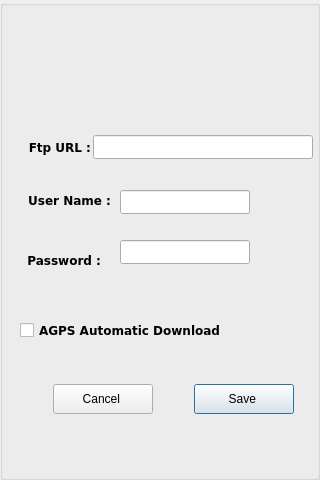
<?xml version="1.0" encoding="UTF-8"?>
<ui version="4.0">
 <class>GpsSettings</class>
 <widget class="QDialog" name="GpsSettings">
  <property name="geometry">
   <rect>
    <x>0</x>
    <y>0</y>
    <width>320</width>
    <height>480</height>
   </rect>
  </property>
  <property name="windowTitle">
   <string>Dialog</string>
  </property>
  <widget class="QGroupBox" name="groupBox">
   <property name="geometry">
    <rect>
     <x>0</x>
     <y>0</y>
     <width>320</width>
     <height>480</height>
    </rect>
   </property>
   <property name="autoFillBackground">
    <bool>true</bool>
   </property>
   <property name="title">
    <string/>
   </property>
   <widget class="QLabel" name="lblLatitude">
    <property name="geometry">
     <rect>
      <x>20</x>
      <y>137</y>
      <width>71</width>
      <height>20</height>
     </rect>
    </property>
    <property name="font">
     <font>
      <family>DejaVu Sans</family>
      <weight>75</weight>
      <bold>true</bold>
     </font>
    </property>
    <property name="text">
     <string>Ftp URL :</string>
    </property>
    <property name="alignment">
     <set>Qt::AlignRight|Qt::AlignTrailing|Qt::AlignVCenter</set>
    </property>
   </widget>
   <widget class="QLineEdit" name="lineEdit_ftp_url">
    <property name="geometry">
     <rect>
      <x>93</x>
      <y>135</y>
      <width>220</width>
      <height>24</height>
     </rect>
    </property>
   </widget>
   <widget class="QLabel" name="lblLatitude_2">
    <property name="geometry">
     <rect>
      <x>20</x>
      <y>190</y>
      <width>91</width>
      <height>20</height>
     </rect>
    </property>
    <property name="font">
     <font>
      <family>DejaVu Sans</family>
      <weight>75</weight>
      <bold>true</bold>
     </font>
    </property>
    <property name="text">
     <string>User Name :</string>
    </property>
    <property name="alignment">
     <set>Qt::AlignRight|Qt::AlignTrailing|Qt::AlignVCenter</set>
    </property>
   </widget>
   <widget class="QLabel" name="lblLatitude_3">
    <property name="geometry">
     <rect>
      <x>20</x>
      <y>250</y>
      <width>81</width>
      <height>20</height>
     </rect>
    </property>
    <property name="font">
     <font>
      <family>DejaVu Sans</family>
      <weight>75</weight>
      <bold>true</bold>
     </font>
    </property>
    <property name="text">
     <string>Password :</string>
    </property>
    <property name="alignment">
     <set>Qt::AlignRight|Qt::AlignTrailing|Qt::AlignVCenter</set>
    </property>
   </widget>
   <widget class="QLineEdit" name="lineEdit_userName">
    <property name="geometry">
     <rect>
      <x>120</x>
      <y>190</y>
      <width>130</width>
      <height>24</height>
     </rect>
    </property>
   </widget>
   <widget class="QLineEdit" name="lineEdit_password">
    <property name="geometry">
     <rect>
      <x>120</x>
      <y>240</y>
      <width>130</width>
      <height>24</height>
     </rect>
    </property>
   </widget>
   <widget class="QPushButton" name="pushButton_save">
    <property name="geometry">
     <rect>
      <x>194</x>
      <y>384</y>
      <width>100</width>
      <height>30</height>
     </rect>
    </property>
    <property name="text">
     <string>Save </string>
    </property>
    <property name="icon">
     <iconset resource="logo.qrc">
      <normaloff>:/icons-lib/screen/ok.png</normaloff>:/icons-lib/screen/ok.png</iconset>
    </property>
    <property name="iconSize">
     <size>
      <width>24</width>
      <height>24</height>
     </size>
    </property>
    <property name="autoDefault">
     <bool>true</bool>
    </property>
   </widget>
   <widget class="QPushButton" name="pushButton_cancel">
    <property name="geometry">
     <rect>
      <x>53</x>
      <y>384</y>
      <width>100</width>
      <height>30</height>
     </rect>
    </property>
    <property name="text">
     <string>Cancel </string>
    </property>
    <property name="icon">
     <iconset resource="logo.qrc">
      <normaloff>:/icons-lib/screen/cancel.png</normaloff>:/icons-lib/screen/cancel.png</iconset>
    </property>
    <property name="iconSize">
     <size>
      <width>24</width>
      <height>24</height>
     </size>
    </property>
    <property name="autoDefault">
     <bool>true</bool>
    </property>
   </widget>
   <widget class="QCheckBox" name="checkBox">
    <property name="geometry">
     <rect>
      <x>20</x>
      <y>320</y>
      <width>261</width>
      <height>20</height>
     </rect>
    </property>
    <property name="font">
     <font>
      <family>DejaVu Sans</family>
      <weight>75</weight>
      <bold>true</bold>
     </font>
    </property>
    <property name="text">
     <string>AGPS Automatic Download</string>
    </property>
   </widget>
  </widget>
 </widget>
 <tabstops>
  <tabstop>lineEdit_ftp_url</tabstop>
  <tabstop>lineEdit_userName</tabstop>
  <tabstop>lineEdit_password</tabstop>
  <tabstop>checkBox</tabstop>
  <tabstop>pushButton_save</tabstop>
  <tabstop>pushButton_cancel</tabstop>
 </tabstops>
 <resources>
  <include location="logo.qrc"/>
 </resources>
 <connections/>
</ui>
